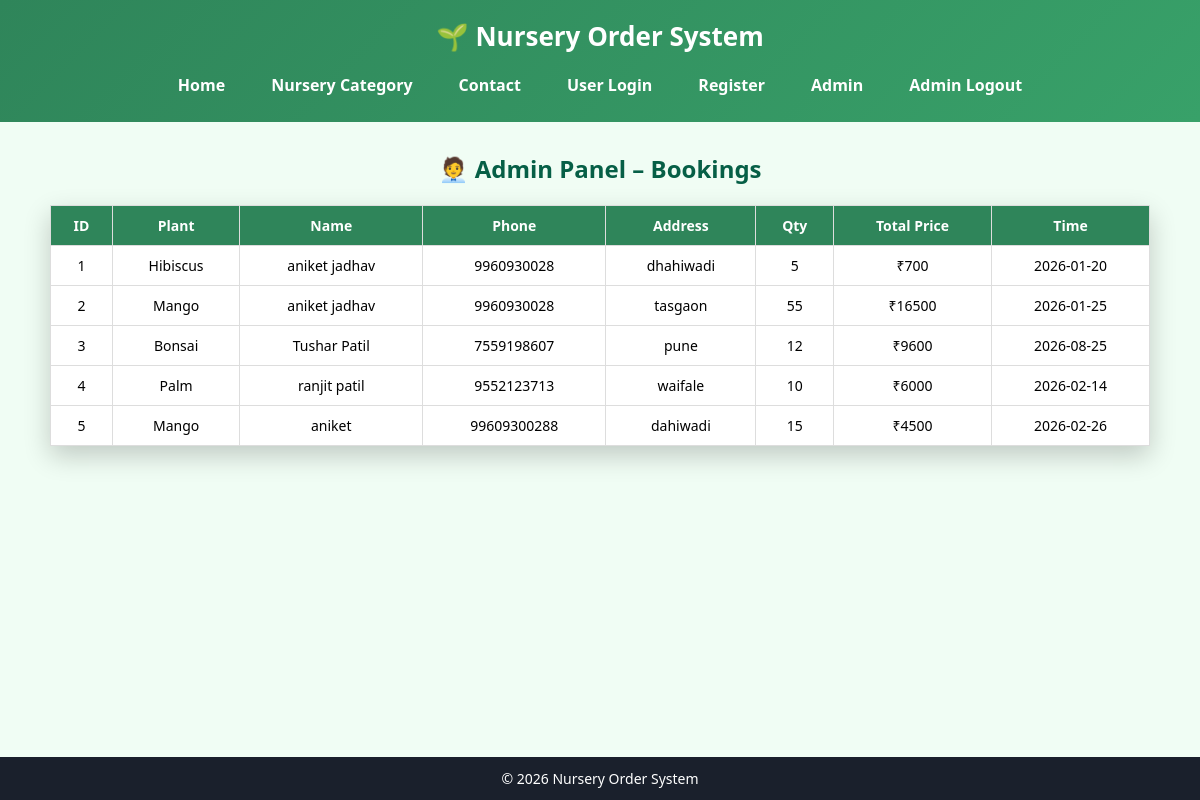
Page /admin (signed in) on the committed database.
### tables this page shows
CREATE TABLE bookings (
    id INTEGER PRIMARY KEY AUTOINCREMENT,
    plant_name TEXT,
    user_name TEXT,
    phone TEXT,
    address TEXT,
    quantity INTEGER,
    total_price INTEGER,
    date TEXT,
    time TEXT
);

### app.py (the view)
@app.route("/admin")
def admin():
    if not session.get("admin"):
        return redirect("/admin-login")
    con = db()
    cur = con.cursor()
    cur.execute("SELECT * FROM bookings")
    bookings = cur.fetchall()
    con.close()
    return render_template("admin.html", bookings=bookings)

### app.py (called while the page is built)
def db():
    return sqlite3.connect("database.db")

### templates/admin.html (shortened to what this page needs)
{% extends "base.html" %}
{% block content %}
<link rel="stylesheet" href="{{ url_for('static', filename='admin.css') }}">
<h2 style="text-align:center;">🧑‍💼 Admin Panel – Bookings</h2>
<table border="1" cellpadding="10" cellspacing="0" style="margin:auto; background:white;">
    <tr style="background:#2f855a; color:white;">
        <th>ID</th>
        <th>Plant</th>
        <th>Name</th>
        <th>Phone</th>
        <th>Address</th>
        <th>Qty</th>
        <th>Total Price</th>
        <th>Time</th>
    </tr>
    {% for b in bookings %}
    <tr>
        <td>{{ b[0] }}</td>
        <td>{{ b[1] }}</td>
        <td>{{ b[2] }}</td>
        <td>{{ b[3] }}</td>
        <td>{{ b[4] }}</td>
        <td>{{ b[5] }}</td>
        <td>₹{{ b[6] }}</td>
        <td>{{ b[7] }}</td>
    </tr>
    {% endfor %}
</table>
{% endblock %}

### static/style.css (style rules this page uses)
* { margin: 0; padding: 0; box-sizing: border-box; font-family: "Segoe UI", Arial, sans-serif; }
body { background: #f0fdf4; min-height: 100vh; display: flex; flex-direction: column; }
h2 { text-align: center; margin-bottom: 20px; }

### static/admin.css (style rules this page uses)
h2 { text-align: center; margin-bottom: 20px; color: #065f46; }
table { width: 100%; max-width: 1100px; margin: auto; border-collapse: collapse; background: white; box-shadow: 0 10px 25px rgba(0, 0, 0, 0.2); }
table th, table td { padding: 10px; border: 1px solid #ddd; text-align: center; font-size: 14px; }
table th { background: #2f855a; color: white; }

### rows in the picture
bookings: id "1", plant_name "Hibiscus", user_name "aniket jadhav", phone "9960930028", address "dhahiwadi", quantity "5", total_price "700", date "2026-01-20"
bookings: id "2", plant_name "Mango", user_name "aniket jadhav", phone "9960930028", address "tasgaon", quantity "55", total_price "16500", date "2026-01-25"
bookings: id "3", plant_name "Bonsai", user_name "Tushar Patil", phone "7559198607", address "pune", quantity "12", total_price "9600", date "2026-08-25"
bookings: id "4", plant_name "Palm", user_name "ranjit patil", phone "9552123713", address "waifale", quantity "10", total_price "6000", date "2026-02-14"
bookings: id "5", plant_name "Mango", user_name "aniket", phone "99609300288", address "dahiwadi", quantity "15", total_price "4500", date "2026-02-26"
